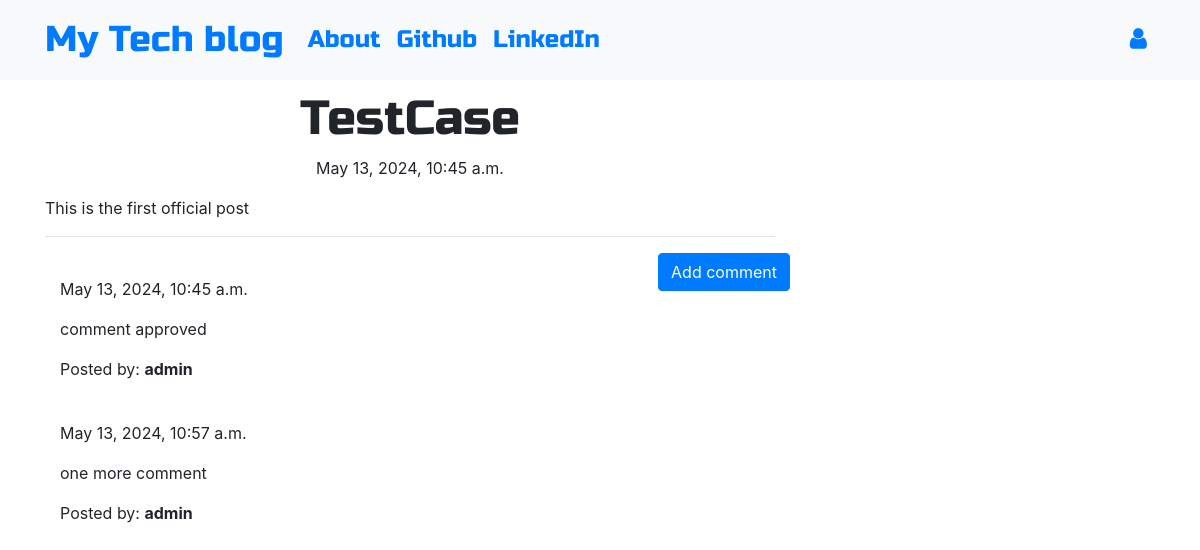
Screenshot of /post/3 with the database file from the repository.
### blog/models.py (models this page shows, shortened)
class Post(models.Model):
    author = models.ForeignKey('auth.User',on_delete=models.CASCADE)
    title = models.CharField(max_length=200)
    text = models.TextField()
    created_date = models.DateTimeField(default=timezone.now)
    published_date = models.DateTimeField(blank=True, null=True)

class Comment(models.Model):
    post = models.ForeignKey('blog.Post', related_name='comments',on_delete=models.CASCADE)
    author = models.CharField(max_length=200)
    text = models.TextField()
    created_date = models.DateTimeField(default=timezone.now)
    approved_comment = models.BooleanField(default=False)

### blog/views.py (the view)
# urls.py: path('post/<int:pk>', views.PostDetailView.as_view(), name='post_detail'),
class PostDetailView(DetailView):
    model = Post

### blog/templates/blog/post_detail.html (shortened to what this page needs)
{% extends 'blog/base.html' %}
{% block content %}
        <h1 class='posttitle loader'>{{ post.title }}</h1>
        {% if post.published_date %}
            <div class="date postdate">
                {{ post.published_date }}
            </div>
        {% else %}
            <a class="btn btn-outline-dark" href="{% url 'post_publish' pk=post.pk %}">Publish</a>
        {% endif %}
      <p class='postcontent' >{{ post.text|safe|linebreaksbr }}</p>
  <hr>
  <a class="btn btn-primary btn-comment" href="{% url 'add_comment_to_post' pk=post.pk %}">Add comment</a>
  <div class="container">
  {% for comment in post.comments.all %}
  <br>
      {% if user.is_authenticated or comment.approved_comment %}
              {{ comment.created_date }}
          <p>{{ comment.text|safe|linebreaks }}</p>
          <p>Posted by: <strong>{{ comment.author }}</strong></p>
      {% endif %}
  {% empty %}
      <p>No comments posted.</p>
  {% endfor %}
</div>
{% endblock %}

### blog/static/css/blog.css (style rules this page uses)
.postdate { text-align: center; }
.posttitle { font-family: 'Russo One', sans-serif; font-size: 3em; text-align: center; }
.postcontent { font-family: 'Montserrat'; font-size: 1.5em; }
.btn-comment { position: absolute; right: 0px; }
.loader { filter:hue-rotate(0deg); color: linear-gradient(45deg,#0f8,#08f); animation:hue 5000ms infinite linear; }

### rows the page displays
Post: title "TestCase", published_date "May 13, 2024, 10:45 a.m.", text "This is the first official post"
Comment: created_date "May 13, 2024, 10:45 a.m.", text "comment approved", author "admin"
Comment: created_date "May 13, 2024, 10:57 a.m.", text "one more comment", author "admin"
